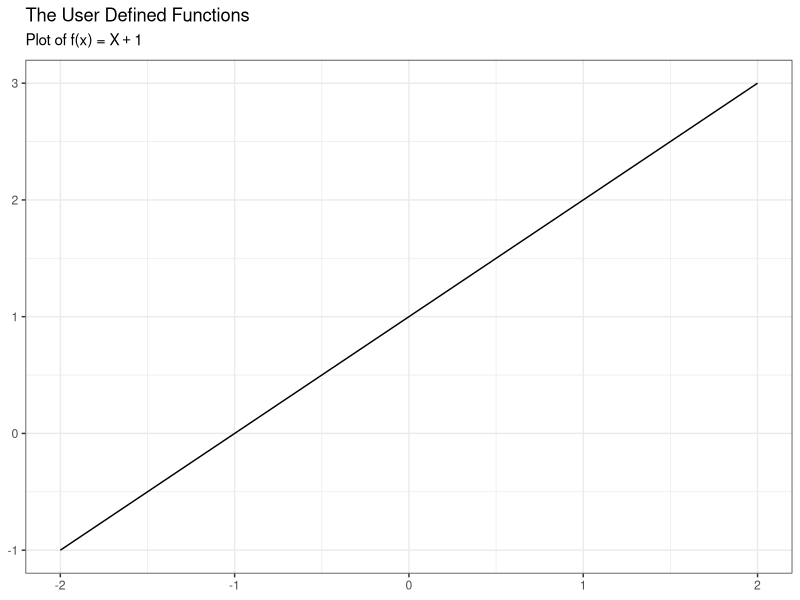
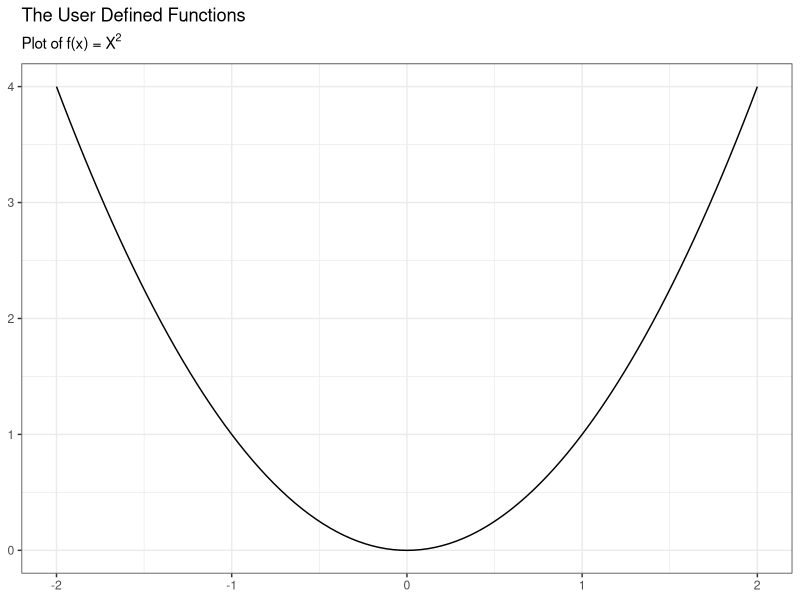

Write the R code that produced these figures, in order.
## ---- chunk 1
knitr::opts_chunk$set(echo = FALSE, message=FALSE, warning=FALSE)
library(tidyverse)
library(ggtext)
## ---- chunk 2
library(tidyverse)
### Using Expressions in labels:   https://stackoverflow.com/questions/36920492/squared-superscript-in-ggplot2-yaxis-label-in-r
ggplot() +
  xlim(c(-2, 2)) +
  geom_function(fun = function(x) x+1 ) + # user defined function  
  ggtitle("The User Defined Functions",
          subtitle = expression("Plot of f(x) =" ~X+1)) +
  labs(y=NULL) +
  theme_bw()  
## ---- chunk 3
library(tidyverse)
### Using Expressions in labels:   https://stackoverflow.com/questions/36920492/squared-superscript-in-ggplot2-yaxis-label-in-r
ggplot() +
  xlim(c(-2, 2)) +
  geom_function(fun = function(x) x^2 ) + # user defined function  
  ggtitle("The User Defined Functions",
          subtitle = expression("Plot of f(x) =" ~X^2)) +
  labs(y=NULL) +
  theme_bw()  
